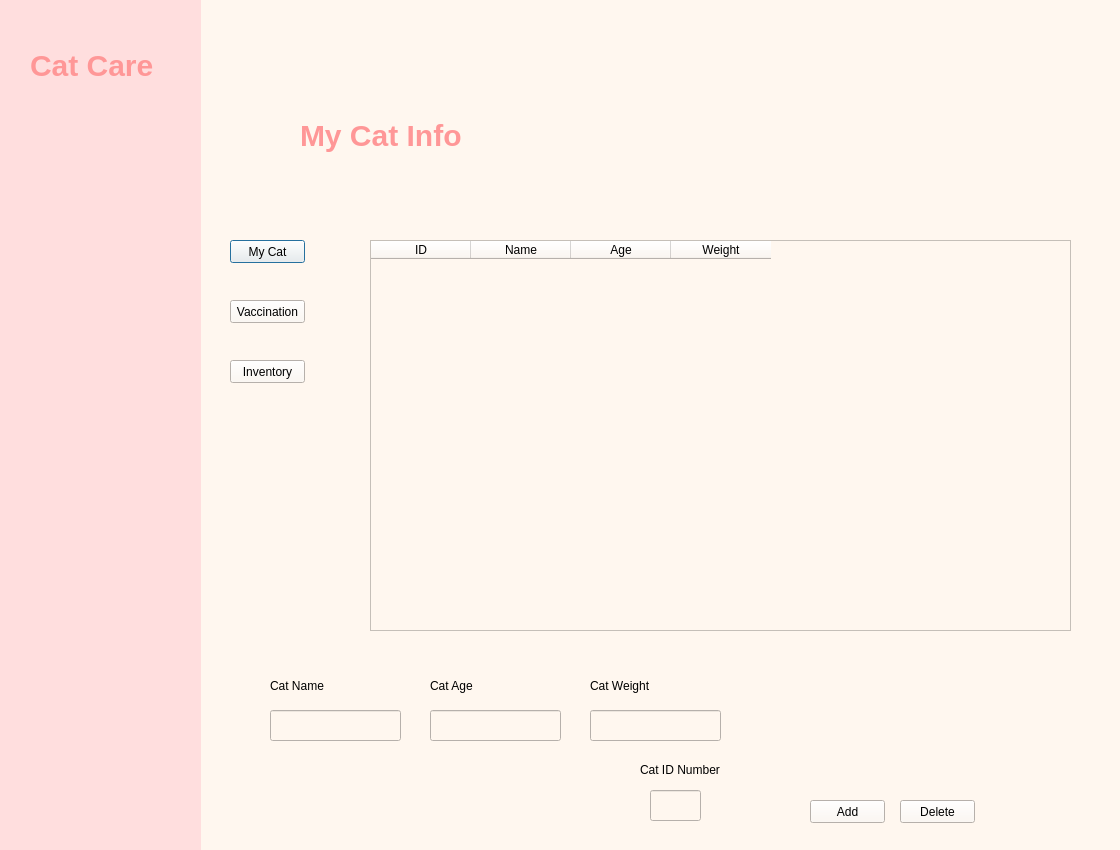
<?xml version="1.0" encoding="UTF-8"?>
<ui version="4.0">
 <class>Dialog</class>
 <widget class="QDialog" name="Dialog">
  <property name="geometry">
   <rect>
    <x>0</x>
    <y>0</y>
    <width>1120</width>
    <height>850</height>
   </rect>
  </property>
  <property name="windowTitle">
   <string>Dialog</string>
  </property>
  <property name="styleSheet">
   <string notr="true">
background-color: rgb(238, 238, 238);
background-color: rgb(255, 247, 239);</string>
  </property>
  <widget class="QWidget" name="widget" native="true">
   <property name="geometry">
    <rect>
     <x>0</x>
     <y>0</y>
     <width>201</width>
     <height>851</height>
    </rect>
   </property>
   <property name="styleSheet">
    <string notr="true">
background-color: rgb(255, 222, 222);</string>
   </property>
   <widget class="QLabel" name="label">
    <property name="geometry">
     <rect>
      <x>30</x>
      <y>20</y>
      <width>311</width>
      <height>91</height>
     </rect>
    </property>
    <property name="styleSheet">
     <string notr="true">font-size: 30px;
font: bold;
color: rgb(255, 222, 222);
color: rgb(255, 151, 151);</string>
    </property>
    <property name="text">
     <string>Cat Care</string>
    </property>
   </widget>
  </widget>
  <widget class="QLabel" name="label_2">
   <property name="geometry">
    <rect>
     <x>300</x>
     <y>90</y>
     <width>311</width>
     <height>91</height>
    </rect>
   </property>
   <property name="styleSheet">
    <string notr="true">font-size: 30px;
font: bold;
color: rgb(255, 222, 222);
color: rgb(255, 151, 151);</string>
   </property>
   <property name="text">
    <string>My Cat Info</string>
   </property>
  </widget>
  <widget class="QPushButton" name="MyCatLoad">
   <property name="geometry">
    <rect>
     <x>230</x>
     <y>240</y>
     <width>75</width>
     <height>23</height>
    </rect>
   </property>
   <property name="text">
    <string>My Cat</string>
   </property>
  </widget>
  <widget class="QPushButton" name="VaccinationLoad">
   <property name="geometry">
    <rect>
     <x>230</x>
     <y>300</y>
     <width>75</width>
     <height>23</height>
    </rect>
   </property>
   <property name="text">
    <string>Vaccination</string>
   </property>
  </widget>
  <widget class="QPushButton" name="InventoryLoad">
   <property name="geometry">
    <rect>
     <x>230</x>
     <y>360</y>
     <width>75</width>
     <height>23</height>
    </rect>
   </property>
   <property name="text">
    <string>Inventory</string>
   </property>
  </widget>
  <widget class="QTableWidget" name="tableWidget">
   <property name="geometry">
    <rect>
     <x>370</x>
     <y>240</y>
     <width>701</width>
     <height>391</height>
    </rect>
   </property>
   <column>
    <property name="text">
     <string>ID</string>
    </property>
   </column>
   <column>
    <property name="text">
     <string>Name</string>
    </property>
   </column>
   <column>
    <property name="text">
     <string>Age</string>
    </property>
   </column>
   <column>
    <property name="text">
     <string>Weight</string>
    </property>
   </column>
  </widget>
  <widget class="QLineEdit" name="catName">
   <property name="geometry">
    <rect>
     <x>270</x>
     <y>710</y>
     <width>131</width>
     <height>31</height>
    </rect>
   </property>
  </widget>
  <widget class="QLineEdit" name="catAge">
   <property name="geometry">
    <rect>
     <x>430</x>
     <y>710</y>
     <width>131</width>
     <height>31</height>
    </rect>
   </property>
  </widget>
  <widget class="QLineEdit" name="catWeight">
   <property name="geometry">
    <rect>
     <x>590</x>
     <y>710</y>
     <width>131</width>
     <height>31</height>
    </rect>
   </property>
  </widget>
  <widget class="QLabel" name="label_3">
   <property name="geometry">
    <rect>
     <x>270</x>
     <y>670</y>
     <width>91</width>
     <height>31</height>
    </rect>
   </property>
   <property name="styleSheet">
    <string notr="true">font: 14pt &quot;MS Shell Dlg 2&quot;;</string>
   </property>
   <property name="text">
    <string>Cat Name</string>
   </property>
  </widget>
  <widget class="QLabel" name="label_4">
   <property name="geometry">
    <rect>
     <x>430</x>
     <y>670</y>
     <width>101</width>
     <height>31</height>
    </rect>
   </property>
   <property name="styleSheet">
    <string notr="true">font: 14pt &quot;MS Shell Dlg 2&quot;;</string>
   </property>
   <property name="text">
    <string>Cat Age</string>
   </property>
  </widget>
  <widget class="QLabel" name="label_5">
   <property name="geometry">
    <rect>
     <x>590</x>
     <y>670</y>
     <width>91</width>
     <height>31</height>
    </rect>
   </property>
   <property name="styleSheet">
    <string notr="true">font: 14pt &quot;MS Shell Dlg 2&quot;;</string>
   </property>
   <property name="text">
    <string>Cat Weight</string>
   </property>
  </widget>
  <widget class="QPushButton" name="catAdd">
   <property name="geometry">
    <rect>
     <x>810</x>
     <y>800</y>
     <width>75</width>
     <height>23</height>
    </rect>
   </property>
   <property name="text">
    <string>Add</string>
   </property>
  </widget>
  <widget class="QPushButton" name="catDelete">
   <property name="geometry">
    <rect>
     <x>900</x>
     <y>800</y>
     <width>75</width>
     <height>23</height>
    </rect>
   </property>
   <property name="text">
    <string>Delete</string>
   </property>
  </widget>
  <widget class="QLineEdit" name="catRow">
   <property name="geometry">
    <rect>
     <x>650</x>
     <y>790</y>
     <width>51</width>
     <height>31</height>
    </rect>
   </property>
  </widget>
  <widget class="QLabel" name="label_6">
   <property name="geometry">
    <rect>
     <x>640</x>
     <y>760</y>
     <width>91</width>
     <height>20</height>
    </rect>
   </property>
   <property name="styleSheet">
    <string notr="true">font: 10pt &quot;MS Shell Dlg 2&quot;;</string>
   </property>
   <property name="text">
    <string>Cat ID Number</string>
   </property>
  </widget>
 </widget>
 <resources/>
 <connections/>
</ui>
